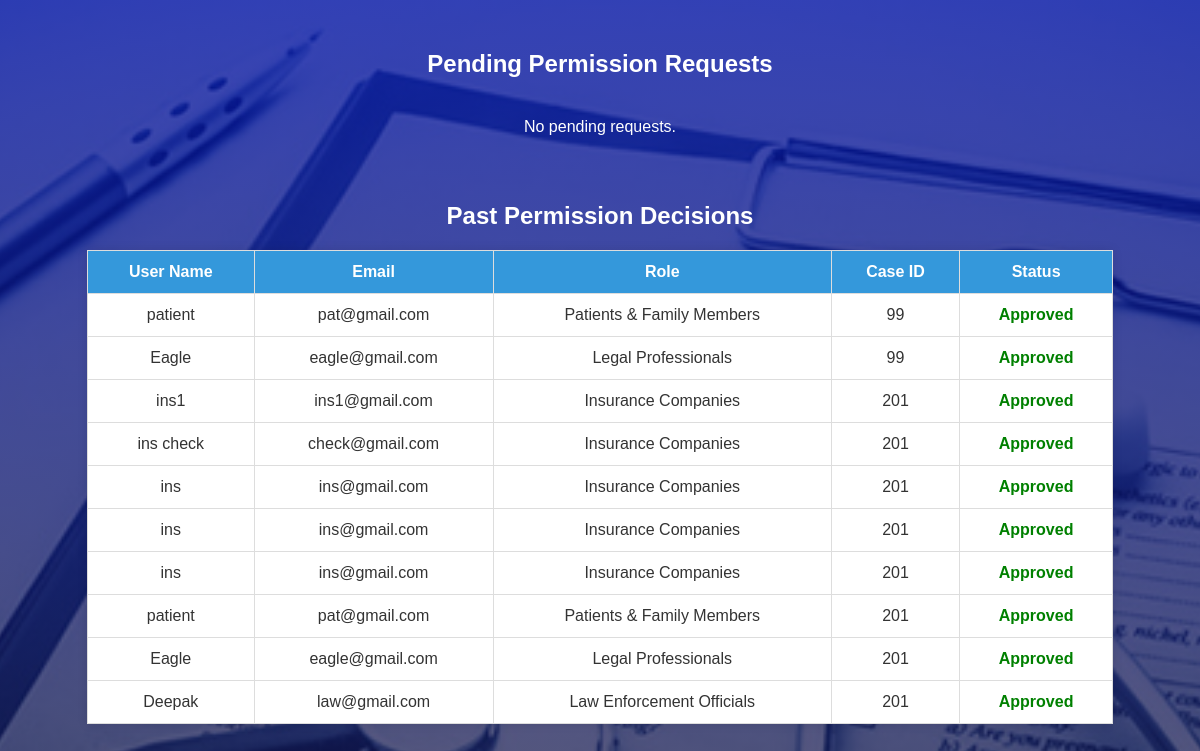
Page /admin/permissions (signed in) on the earlier database version.
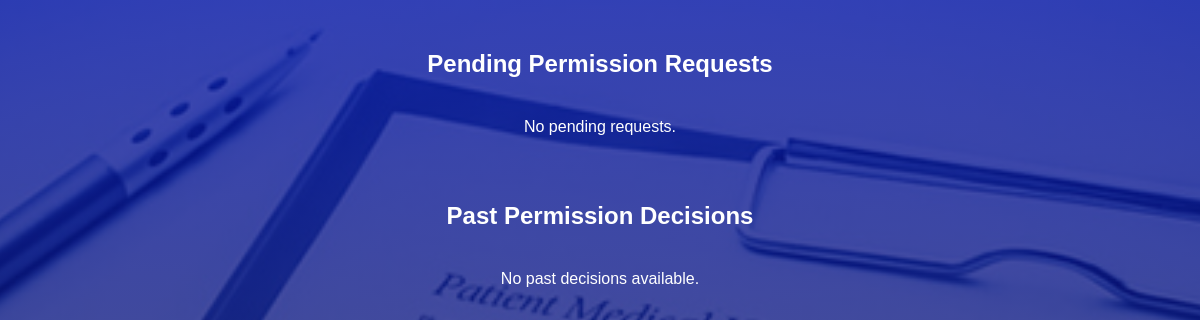
Same page on the later database version.
### tables this page shows
CREATE TABLE record_permission(
                id integer primary key autoincrement,
                case_id int not null,
                user_id int not null, status text default 'Pending', granted_by integer, role TEXT,
                FOREIGN KEY (user_id) REFERENCES users(id) ON DELETE CASCADE
            );

CREATE TABLE users (
            id INTEGER PRIMARY KEY AUTOINCREMENT,
            name TEXT NOT NULL,
            email TEXT UNIQUE NOT NULL,
            role TEXT NOT NULL,
            proof_filename TEXT NOT NULL,
            password TEXT NOT NULL
        );

### app.py (the view, shortened to what this page needs)
@app.route('/admin/permissions', methods=['GET', 'POST'])
def manage_permissions():
    if 'user_id' not in session or session.get('role') != 'Hospital Administrator':
        return redirect(url_for('login'))
    admin_id = session['user_id']
    conn = sqlite3.connect('database.db')
    conn.row_factory = sqlite3.Row
    c = conn.cursor()
    c.execute('''
        SELECT rp.id AS permission_id, rp.status, rp.case_id, u.name, u.role, u.email
        FROM record_permission rp
        JOIN users u ON rp.user_id = u.id
        WHERE rp.status = 'Pending'
    ''')
    pending_requests = c.fetchall()
    c.execute('''
        SELECT rp.id AS permission_id, rp.status, rp.case_id, u.name, u.role, u.email
        FROM record_permission rp
        JOIN users u ON rp.user_id = u.id
        WHERE rp.status != 'Pending' AND rp.granted_by = ?
        ORDER BY rp.id DESC
    ''', (admin_id,))
    past_requests = c.fetchall()
    conn.close()
    return render_template('manage_permissions.html',
                           pending_requests=pending_requests,
                           past_requests=past_requests)

### template/manage_permissions.html (shortened to what this page needs)
<!DOCTYPE html>
<html lang="en">
<head>
    <link rel="stylesheet" href="{{ url_for('static', filename='admin.css') }}">
</head>
<body>
<h2 style="text-align:center; margin-top: 20px; color:white ">Pending Permission Requests</h2>
{% if pending_requests %}
<table>
    <tr>
        <th>User Name</th>
        <th>Email</th>
        <th>Role</th>
        <th>Case ID</th>
        <th>Status</th>
        <th>Action</th>
    </tr>
    {% for req in pending_requests %}
    <tr>
        <td>{{ req['name'] }}</td>
        <td>{{ req['email'] }}</td>
        <td>{{ req['role'] }}</td>
        <td>{{ req['case_id'] }}</td>
        <td>{{ req['status'] }}</td>
        <td>
            <form method="post">
                <input type="hidden" name="permission_id" value="{{ req['permission_id'] }}">
                <button type="submit" name="action" value="Approved" class="approve">Approve</button>
                <button type="submit" name="action" value="Rejected" class="reject">Reject</button>
            </form>
        </td>
    </tr>
    {% endfor %}
</table>
{% else %}
<p style="text-align:center; margin-top: 20px; color:white ">No pending requests.</p>
{% endif %}
<h2 style="margin-top:50px;color:white">Past Permission Decisions</h2>
{% if past_requests %}
<table>
    <tr>
        <th>User Name</th>
        <th>Email</th>
        <th>Role</th>
        <th>Case ID</th>
        <th>Status</th>
    </tr>
    {% for req in past_requests %}
    <tr>
        <td>{{ req['name'] }}</td>
        <td>{{ req['email'] }}</td>
        <td>{{ req['role'] }}</td>
        <td>{{ req['case_id'] }}</td>
        <td style="color: {% if req['status'] == 'Approved' %}green{% else %}red{% endif %}; font-weight: bold;">
            {{ req['status'] }}
        </td>
    </tr>
    {% endfor %}
</table>
{% else %}
<p style="text-align:center; margin-top: 20px;color:white">No past decisions available.</p>
{% endif %}
</body>
</html>

### static/admin.css (style rules this page uses)
body { font-family: Arial, sans-serif; margin: 0; padding: 0; background-color: #f4f4f4; color: #333; display: flex; flex-direction: column; align-items: center; min-height: 100vh; }
body::before { content: ''; position: fixed; top: 0; left: 0; height: 100%; width: 100%; z-index: -1; background-image: linear-gradient( rgba(5, 21, 165, 0.8), rgba(20, 20, 61, 0.7) ), url(medical-records.jpg); background-size: cover; background-repeat: no-repeat; background-position: center; }

### template/manage_permissions.html (style rules this page uses)
body { font-family: Arial, sans-serif; padding: 30px; background: #f4f6f8; }
h2 { text-align: center; color: #2c3e50; }

Differences in the rows shown:
removed record_permission: name "patient", email "pat@gmail.com", role "Patients & Family Members", case_id "99", status "Approved"
removed record_permission: name "Eagle", email "eagle@gmail.com", role "Legal Professionals", case_id "99", status "Approved"
removed record_permission: name "ins1", email "ins1@gmail.com", role "Insurance Companies", case_id "201", status "Approved"
removed record_permission: name "ins check", email "check@gmail.com", role "Insurance Companies", case_id "201", status "Approved"
removed record_permission: name "ins", email "ins@gmail.com", role "Insurance Companies", case_id "201", status "Approved"
removed record_permission: name "ins", email "ins@gmail.com", role "Insurance Companies", case_id "201", status "Approved"
removed record_permission: name "ins", email "ins@gmail.com", role "Insurance Companies", case_id "201", status "Approved"
removed record_permission: name "patient", email "pat@gmail.com", role "Patients & Family Members", case_id "201", status "Approved"
removed record_permission: name "Eagle", email "eagle@gmail.com", role "Legal Professionals", case_id "201", status "Approved"
removed record_permission: name "Deepak", email "law@gmail.com", role "Law Enforcement Officials", case_id "201", status "Approved"
Other differences:
text no longer shown: "User Name Email Role Case ID Status"
text now shown: "No past decisions available."
